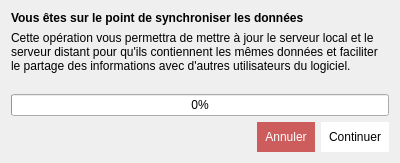
<?xml version="1.0" encoding="UTF-8"?>
<ui version="4.0">
 <class>Synchronisation</class>
 <widget class="QDialog" name="Synchronisation">
  <property name="geometry">
   <rect>
    <x>0</x>
    <y>0</y>
    <width>400</width>
    <height>163</height>
   </rect>
  </property>
  <property name="windowTitle">
   <string>Synchronisation des données</string>
  </property>
  <layout class="QVBoxLayout" name="verticalLayout">
   <item>
    <widget class="QLabel" name="label">
     <property name="styleSheet">
      <string notr="true">font-weight:bold;
</string>
     </property>
     <property name="text">
      <string>Vous êtes sur le point de synchroniser les données</string>
     </property>
    </widget>
   </item>
   <item>
    <widget class="QLabel" name="label_2">
     <property name="text">
      <string>Cette opération vous permettra de mettre à jour le serveur local et le serveur distant pour qu'ils contiennent les mêmes données et faciliter le partage des informations avec d'autres utilisateurs du logiciel.</string>
     </property>
     <property name="wordWrap">
      <bool>true</bool>
     </property>
    </widget>
   </item>
   <item>
    <spacer name="verticalSpacer_2">
     <property name="orientation">
      <enum>Qt::Vertical</enum>
     </property>
     <property name="sizeHint" stdset="0">
      <size>
       <width>20</width>
       <height>40</height>
      </size>
     </property>
    </spacer>
   </item>
   <item>
    <widget class="QProgressBar" name="progressBar">
     <property name="value">
      <number>0</number>
     </property>
     <property name="textVisible">
      <bool>true</bool>
     </property>
    </widget>
   </item>
   <item>
    <layout class="QHBoxLayout" name="horizontalLayout">
     <item>
      <spacer name="horizontalSpacer">
       <property name="orientation">
        <enum>Qt::Horizontal</enum>
       </property>
       <property name="sizeHint" stdset="0">
        <size>
         <width>40</width>
         <height>20</height>
        </size>
       </property>
      </spacer>
     </item>
     <item>
      <widget class="QPushButton" name="pushButton_2">
       <property name="styleSheet">
        <string notr="true">padding:8px;
background-color:indianred;
color:white;
border:none;</string>
       </property>
       <property name="text">
        <string>Annuler</string>
       </property>
      </widget>
     </item>
     <item>
      <widget class="QPushButton" name="pushButton">
       <property name="styleSheet">
        <string notr="true">padding:8px;
background-color:white;
border:none;</string>
       </property>
       <property name="text">
        <string>Continuer</string>
       </property>
      </widget>
     </item>
    </layout>
   </item>
   <item>
    <spacer name="verticalSpacer">
     <property name="orientation">
      <enum>Qt::Vertical</enum>
     </property>
     <property name="sizeHint" stdset="0">
      <size>
       <width>20</width>
       <height>4</height>
      </size>
     </property>
    </spacer>
   </item>
  </layout>
 </widget>
 <resources/>
 <connections/>
</ui>
